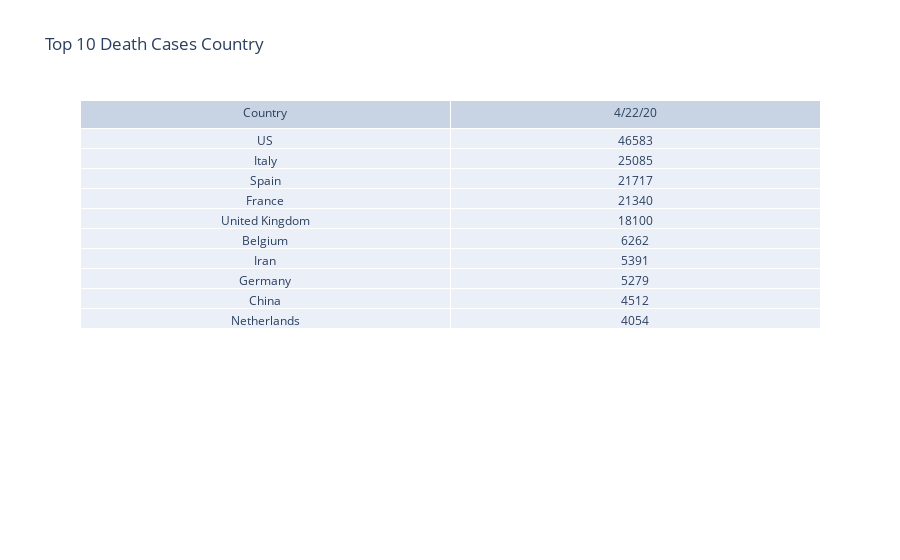

This figure's notebook cell:
### Code cell
# Showing top 10 Death Cases Country In Tabular Format


fig = go.Figure(
    data=[
        go.Table(
            header=dict(values=["Country", getLastDateOfDeaths()]),
            cells=dict(
                values=[
                    topDeathCasesCountry["Country/Region"],
                    topDeathCasesCountry[getLastDateOfDeaths()],
                ]
            ),
        )
    ]
)
fig.update_layout(title="Top 10 Death Cases Country")
fig.show()

### Figure 1 — Plotly figure (JSON) as saved in the notebook; plotly's stock layout.template omitted (floating-point values rounded to 4 significant figures)
{"data": [{"cells": {"values": [["US", "Italy", "Spain", "France", "United Kingdom", "Belgium", "Iran", "Germany", "China", "Netherlands"], [46583, 25085, 21717, 21340, 18100, 6262, 5391, 5279, 4512, 4054]]}, "header": {"values": ["Country", "4/22/20"]}, "type": "table"}], "layout": {"autosize": true, "title": {"text": "Top 10 Death Cases Country"}}}
